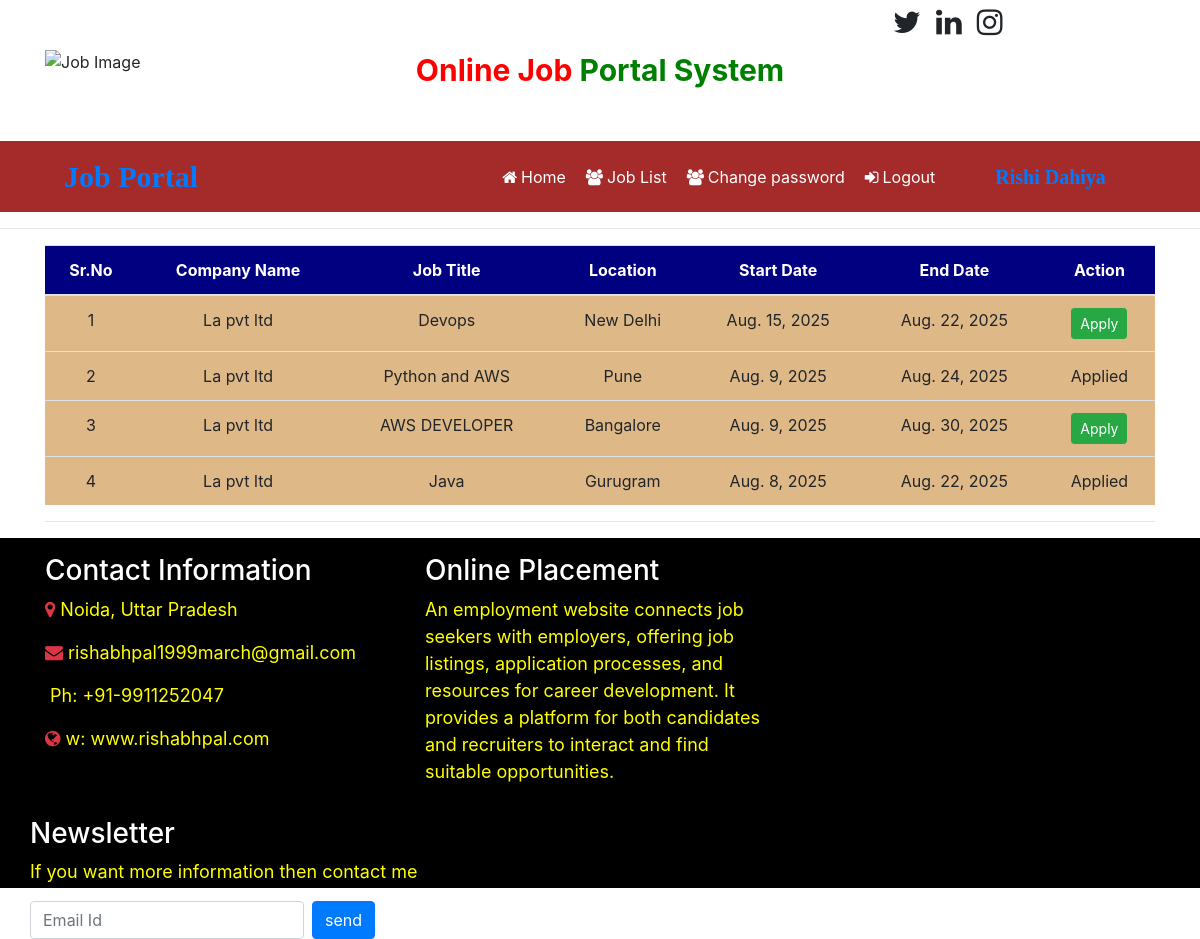
/employee_latestjobs (signed in), run on the app's committed database.
### job/models.py (models this page shows, shortened)
class Job(models.Model):
    recruiter = models.ForeignKey(Recruiter, on_delete=models.CASCADE)
    start_date=models.DateField()
    end_date=models.DateField()
    tittle=models.CharField(max_length=100)
    salary=models.FloatField(max_length=20)
    image=models.FileField()
    description=models.CharField(max_length=300)
    experience=models.CharField(max_length=50)
    location=models.CharField(max_length=100)
    skills=models.CharField(max_length=100)
    creationdate=models.DateField()

class Recruiter(models.Model):
    user = models.ForeignKey(User, on_delete=models.CASCADE)
    mobile=models.CharField(max_length=15, null=True)
    image=models.FileField(null=True)
    gender=models.CharField(max_length=10,null=True)
    company=models.CharField(max_length=100,null=True)
    type=models.CharField(max_length=10,null=True)
    status=models.CharField(max_length=20,null=True)

### job/views.py (the view)
# urls.py: path('employee_latestjobs', employee_latestjobs, name="employee_latestjobs"),
def employee_latestjobs(request):
    job=Job.objects.all().order_by('-start_date')
    user=request.user
    student=StudentUser.objects.get(user=user)
    data=Apply.objects.filter()
    li=[]
    for i in data:
        li.append(i.job.id)
    return render(request, 'employee_latestjobs.html',{'job':job,'li':li})

### job/templates/employee_latestjobs.html (shortened to what this page needs)
{% load static %}
{% block body %}
{% include 'employee_navigation.html' %}
<hr>
<div class="container">
<table class="table table-hover" id="example">
  <thead>
    <tr style="background-color: #000080; color : white">
      <th>Sr.No</th>
      <th>Company Name</th>
      <th>Job Title</th>
      <th>Location</th>
      <th>Start Date</th>
      <th>End Date</th>
      <th>Action</th>
    </tr>
  </thead>
  <tbody>
    {% for i in job %}
    <tr style="background-color: #DEB887">
      <td>{{forloop.counter}}</td>
      <td> {{i.recruiter.company}}</td>
      <td>{{i.tittle}}</td>
      <td> {{i.location}}</td>
      <td>{{i.start_date}}</td>
      <td>{{i.end_date}}</td>
      {% if i.id in li%}
      <td>Applied</td>
      {% else %}
      <td><a href="{% url 'job_detail' i.id %}" class="btn btn-success btn-sm">Apply</a>
      </td>
      {% endif %}
    </tr>
{% endfor %}
  </tbody>
</table>
<hr>
</div>
{% include "footer.html" %}
{% endblock %}

### job/templates/employee_navigation.html (shortened to what this page needs)
<!DOCTYPE html>
<html>
    <head>
        {% load static %}
        <link rel="stylesheet" href="https://cdn.jsdelivr.net/npm/bootstrap@4.6.2/dist/css/bootstrap.min.css">
        <link rel="stylesheet" href="https://cdnjs.cloudflare.com/ajax/libs/font-awesome/4.7.0/css/font-awesome.min.css">
    </head>
    <body>
        <div class="container">
            <div class="row">
                <div class="col-sm-3 mt-5">
                    <img src="{% static 'Job.png.jfif' %}" style="width: 180px; height: 150px;" alt="Job Image">
                </div>
                <div class="col-sm-6 mt-5 text-center">
                    <span style="font-weight: bold; font-size: 30px;">
                        <span style="color: red;">Online Job </span>
                        <span style="color: green;">Portal System </span><br>
                    </span>
                </div>
                <span style="font-weight:bold; font-size : 30px">
                    <span><i class="fa fa-twitter pl-2"></i></span>
                    <span><i class="fa fa-linkedin pl-2"></i></span>
                    <span><i class="fa fa-instagram pl-2"></i></span>
                </span>
            </div>
        </div>
        <nav class="navbar navbar-expand-sm" style="background-color: brown;">
            <a class="navbar-brand text-black pl-5 font-weight-bold" style="font-family : 'Monotype:Corsiva'; font-size : 30px ;">Job Portal</a>
          <ul class="navbar-nav">
            <li class="nav-item">
                <a class="nav-link" href="{% url 'employee_home' %}" style="margin-left:280px"><i class="fa fa-home mr-1"></i>Home</a>
            </li>
            <li class="nav-item">
                <a class="nav-link" href=" {% url 'employee_latestjobs' %} "><i class="fa fa-users mr-1"></i>Job List</a>
            </li>
            <li class="nav-item">
                <a class="nav-link" href="{% url 'change_passworduser' %}"><i class="fa fa-users mr-1"></i>Change password</a>
            </li>
            <li class="nav-item">
                <a class="nav-link" href="Logout"><i class="fa fa-sign-in mr-1"></i>Logout</a>
            </li>
          </ul>
            <a class="navbar-brand text-black pl-5 font-weight-bold" style="font-family : 'Monotype:Corsiva'; font-size : 20px ;">{{request.user.first_name}} {{request.user.last_name}}</a>
        </nav>
    </body>
</html>

### job/templates/employee_navigation.html (style rules this page uses)
.nav-link { color : white !important; margin-right : 4px; }

### job/templates/employee_latestjobs.html (style rules this page uses)
tr { text-align:center }

### data on the page
Job: recruiter.company "La pvt ltd", tittle "Devops", location "New Delhi", start_date "Aug. 15, 2025", end_date "Aug. 22, 2025", shows "Apply"
Job: recruiter.company "La pvt ltd", tittle "Python and AWS", location "Pune", start_date "Aug. 9, 2025", end_date "Aug. 24, 2025", shows "Applied"
Job: recruiter.company "La pvt ltd", tittle "AWS DEVELOPER", location "Bangalore", start_date "Aug. 9, 2025", end_date "Aug. 30, 2025", shows "Apply"
Job: recruiter.company "La pvt ltd", tittle "Java", location "Gurugram", start_date "Aug. 8, 2025", end_date "Aug. 22, 2025", shows "Applied"

### other printed values
{{ request.user.first_name }} "Rishi"
{{ request.user.last_name }} "Dahiya"
